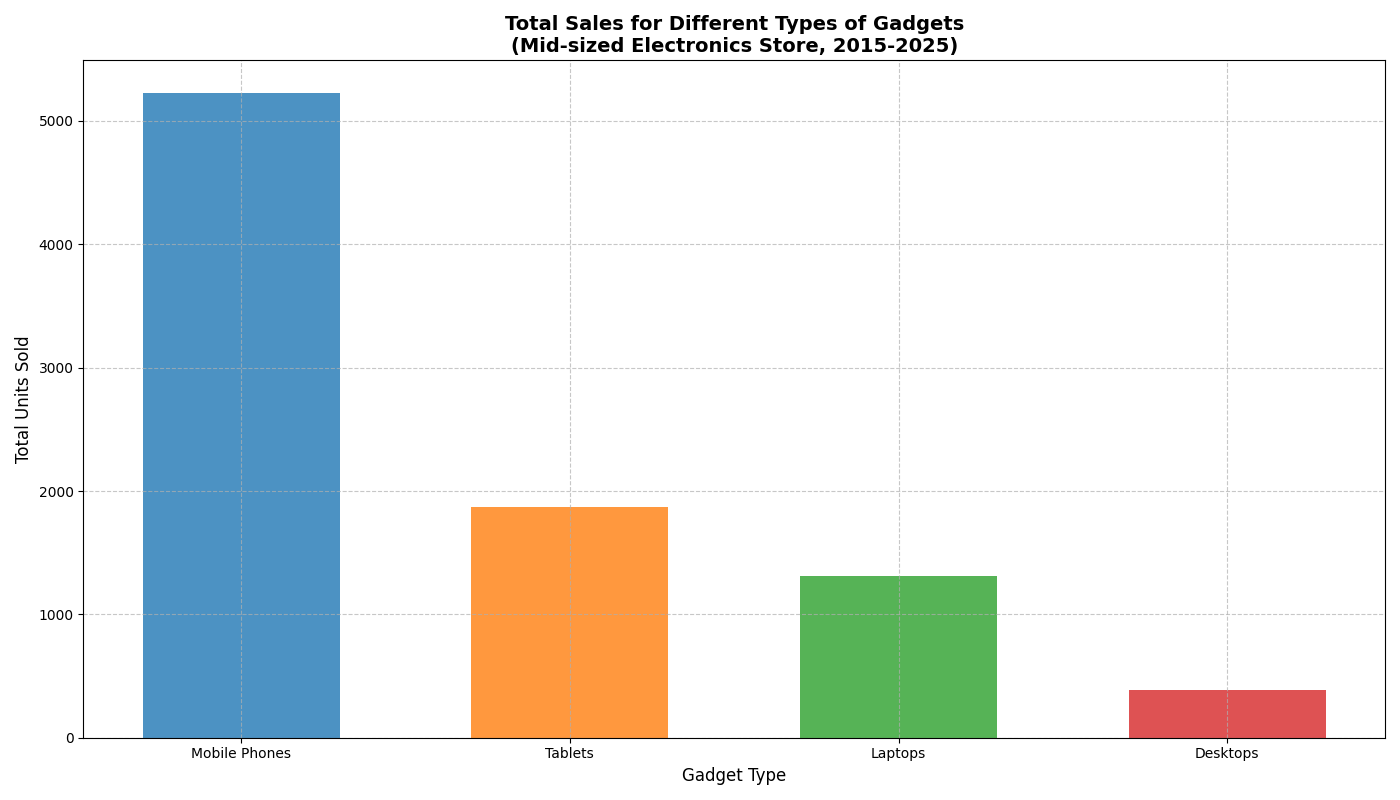

Here is the Python script that generated this plot:
import matplotlib.pyplot as plt
import numpy as np

# Sales data for different gadgets in number of units sold
gadgets = {
    'Mobile Phones': [250, 300, 350, 380, 450, 500, 520, 530, 600, 650, 700],
    'Tablets': [120, 130, 135, 140, 160, 170, 175, 190, 200, 220, 230],
    'Laptops': [80, 95, 100, 105, 110, 120, 125, 130, 140, 150, 160],
    'Desktops': [60, 55, 50, 45, 40, 35, 30, 25, 20, 15, 10]
}

# Calculate total sales per gadget type over the years
total_sales = {gadget: sum(sales) for gadget, sales in gadgets.items()}

# Sort gadgets based on total sales in descending order
sorted_gadgets = sorted(total_sales.items(), key=lambda x: x[1], reverse=True)

# Names and sales after sorting
gadget_names, sorted_sales = zip(*sorted_gadgets)

# Creating the figure and axis
fig, ax = plt.subplots(figsize=(14, 8))

# Plotting the sorted bar chart
bar_width = 0.6
range_gadgets = np.arange(len(gadget_names))

ax.bar(range_gadgets, sorted_sales, width=bar_width, color=['#1f77b4', '#ff7f0e', '#2ca02c', '#d62728'], alpha=0.8)

# Setting the title and labels
ax.set_title('Total Sales for Different Types of Gadgets\n(Mid-sized Electronics Store, 2015-2025)', fontsize=14, fontweight='bold')
ax.set_ylabel('Total Units Sold', fontsize=12)
ax.set_xlabel('Gadget Type', fontsize=12)
ax.set_xticks(range_gadgets)
ax.set_xticklabels(gadget_names)

# Adding grid for better readability
ax.grid(True, linestyle='--', alpha=0.7)

# Tight layout for neatness
plt.tight_layout()

# Display the plot
plt.show()
